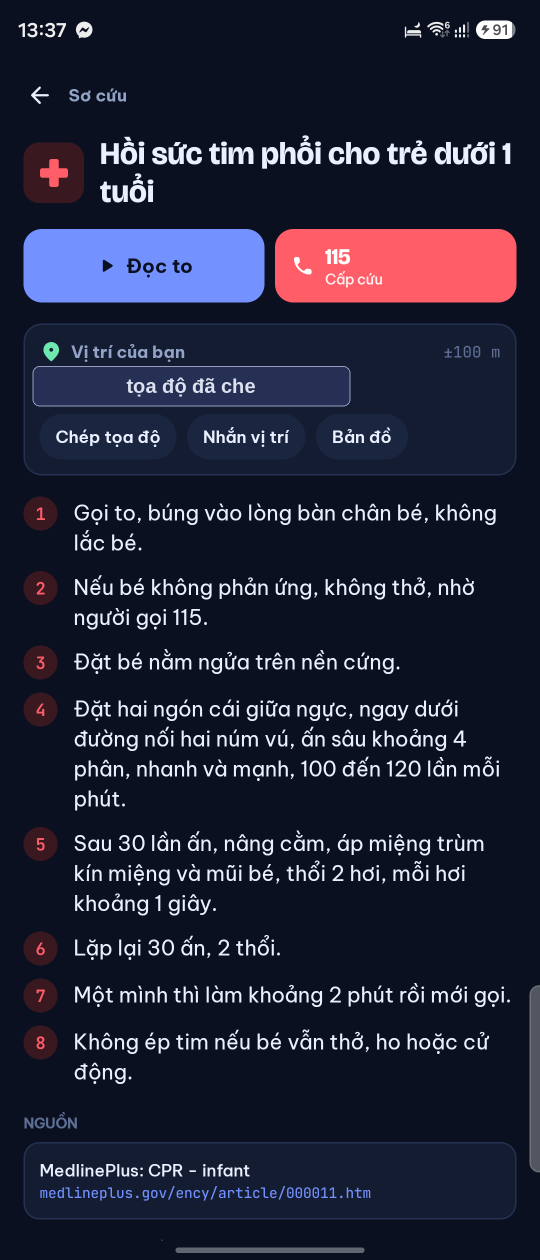
#> input picture docs/submission/figures/anh_may/f7_card.png, 1080 x 2520 px, given in place of f7_safety.png, which was not available (shown at 1/2 size)
$ python redact.py
#> lines starting #> are read from the running program, lines starting #| are printed output that depends on the picture
#!/usr/bin/env python3
"""Hides the real position in the app screenshots before they go into the report (coordinates boxed, map blurred).
  python redact.py   (reads raw/*.png, writes *.png next to this file)"""
import json, sys
from pathlib import Path
from PIL import Image, ImageDraw, ImageFilter, ImageFont

HERE = Path(__file__).parent
BOXES = json.loads((HERE / "boxes.json").read_text())
#> (reads docs/submission/figures/anh_may/boxes.json from the repository)
FONT = "/usr/share/fonts/truetype/liberation/LiberationSans-Bold.ttf"

for name, spec in BOXES.items():
    im = Image.open(HERE / "raw" / f"{name}.png").convert("RGB")
#> im is the input picture: PIL image 1080x2520 RGB; mean R, G, B 33, 35.3, 54.7
    for x0, y0, x1, y1 in spec.get("blur", []):
        reg = im.crop((x0, y0, x1, y1)).filter(ImageFilter.GaussianBlur(28))
        im.paste(reg, (x0, y0))
        d = ImageDraw.Draw(im)
        f = ImageFont.truetype(FONT, 40)
        d.rounded_rectangle((x0 + 40, (y0 + y1) // 2 - 45, x1 - 40, (y0 + y1) // 2 + 45), 20, fill=(20, 27, 51))
        d.text(((x0 + x1) // 2, (y0 + y1) // 2), "Bản đồ đã làm mờ (riêng tư)", font=f, fill="white", anchor="mm")
    d = ImageDraw.Draw(im)
    for x0, y0, x1, y1 in spec.get("box", []):
        f = ImageFont.truetype(FONT, max(26, (y1 - y0) // 2))
        d.rounded_rectangle((x0, y0, x1, y1), 14, fill=tuple(spec.get("fill", [38, 48, 85])), outline=(150, 160, 190), width=2)
        d.text(((x0 + x1) // 2, (y0 + y1) // 2), "tọa độ đã che", font=f, fill=tuple(spec.get("ink", [220, 225, 240] if spec.get("fill", [0])[0] < 128 else [70, 80, 110])), anchor="mm")
    im.save(HERE / f"{name}.png")
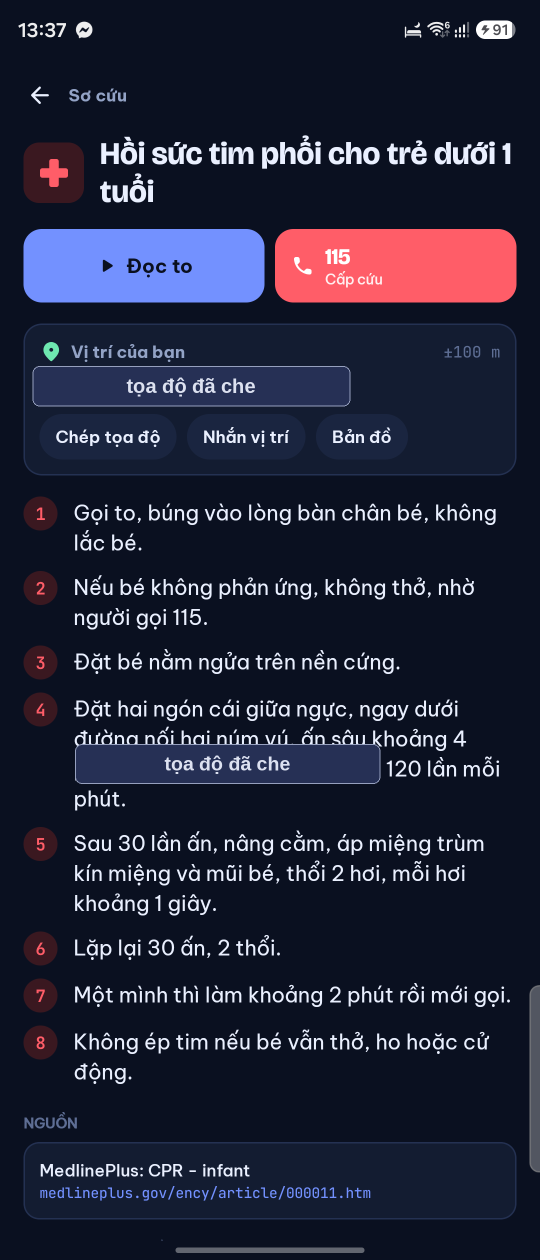
#> saved as f7_safety.png: PIL image 1080x2520 RGB (shown at 1/2 size); mean R, G, B 33.2, 35.5, 55.3
    print(name, im.size)
#| f7_safety (1080, 2520)
#> pass 3 of the loop `for name, spec in BOXES.items():`:
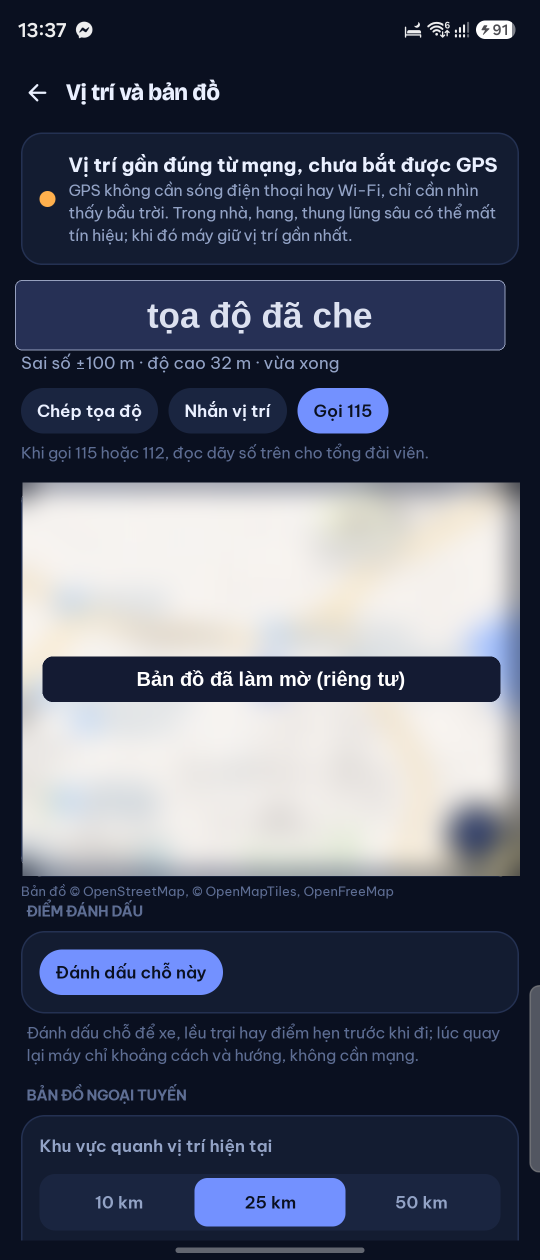
#> input picture docs/submission/figures/anh_may/f7_location.png, 1080 x 2520 px, found by its file name (shown at 1/2 size)
#> im is the input picture: PIL image 1080x2520 RGB; mean R, G, B 78.1, 83.9, 100.5
#> the loop `for x0, y0, x1, y1 in spec.get("blur", []):` made 1 pass
#> (x0, y0, x1, y1) on pass 1: (45, 965, 1040, 1752)
#> pass 1, `reg = im.crop((x0, y0, x1, y1)).filter(ImageFilter.GaussianBlur(28))`:
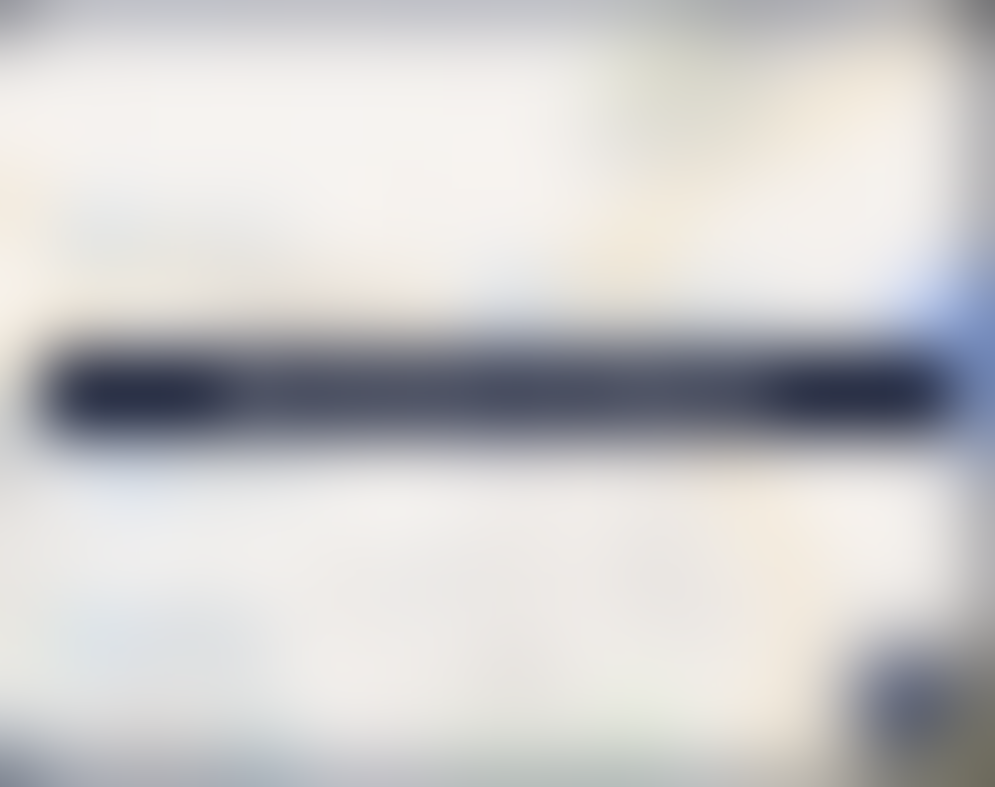
#> reg: PIL image 995x787 RGB; mean R, G, B 204.5, 203.6, 203.8
#> after the loop `for x0, y0, x1, y1 in spec.get("blur", []):`:
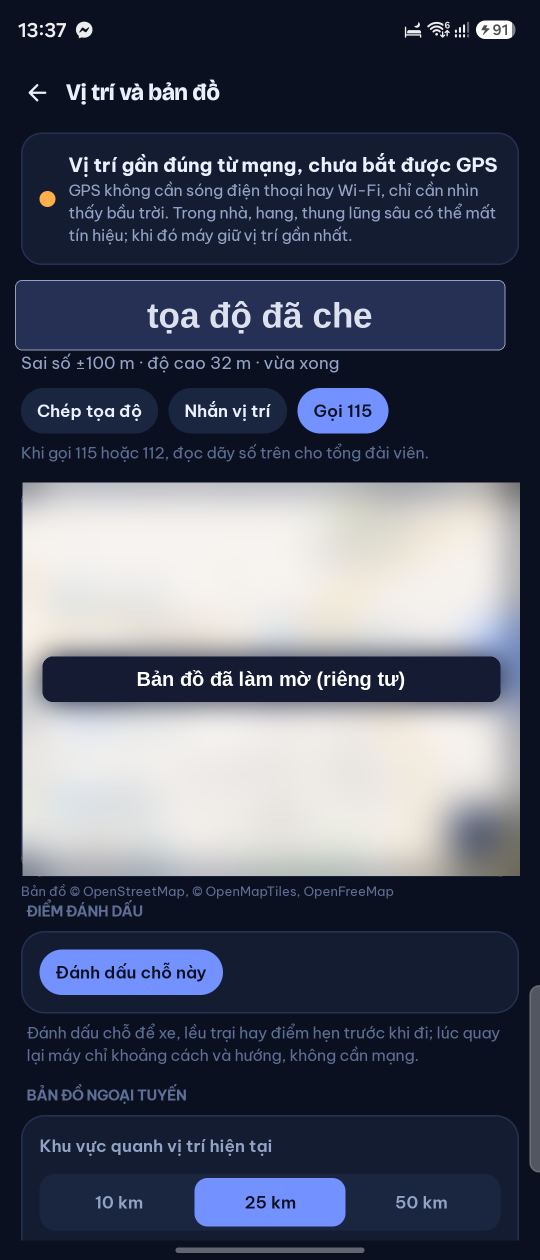
#> im: PIL image 1080x2520 RGB (shown at 1/2 size); mean R, G, B 76.3, 82.1, 99
#> the loop `for x0, y0, x1, y1 in spec.get("box", []):` made 1 pass
#> (x0, y0, x1, y1) on pass 1: (30, 560, 1010, 700)
#| f7_location (1080, 2520)
#> (the run stopped early here; a loop or call above may not have finished)
